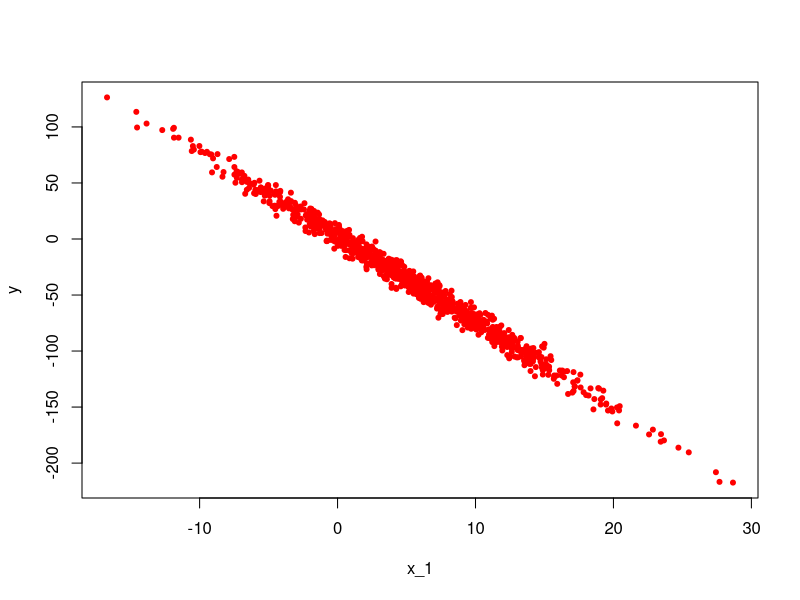
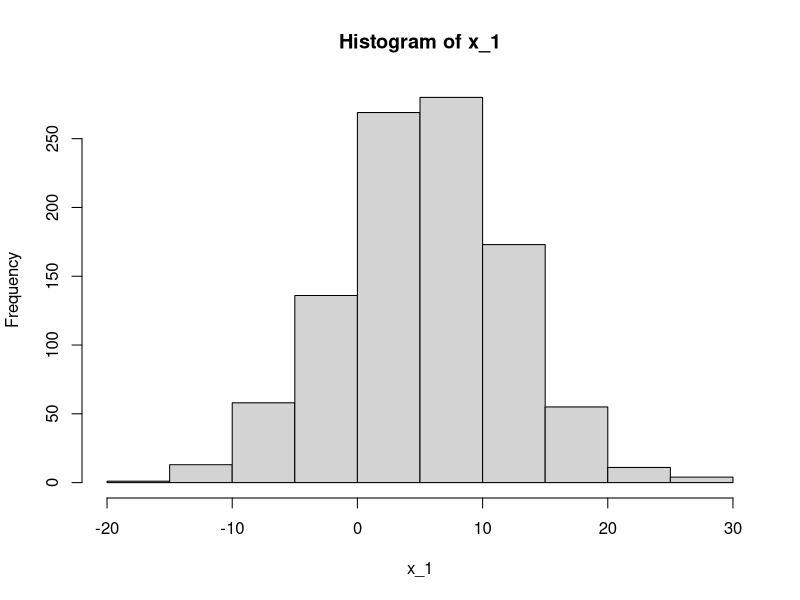
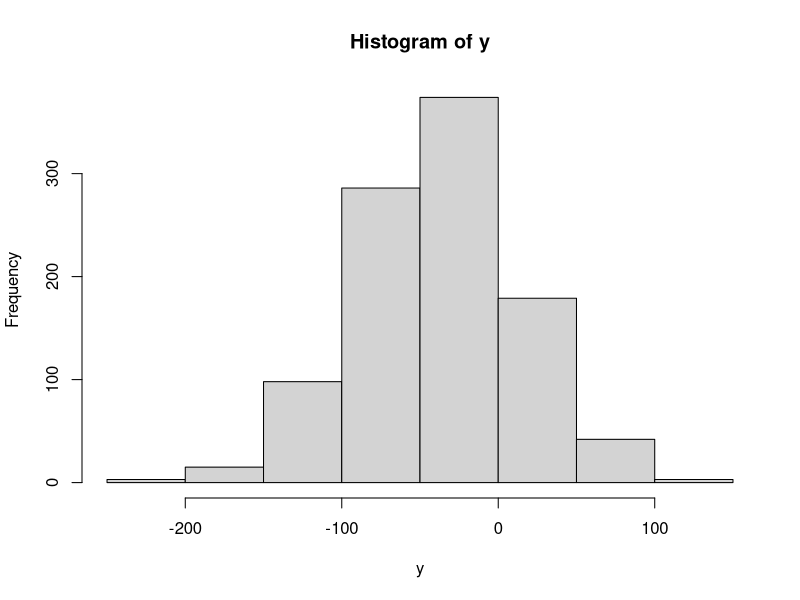
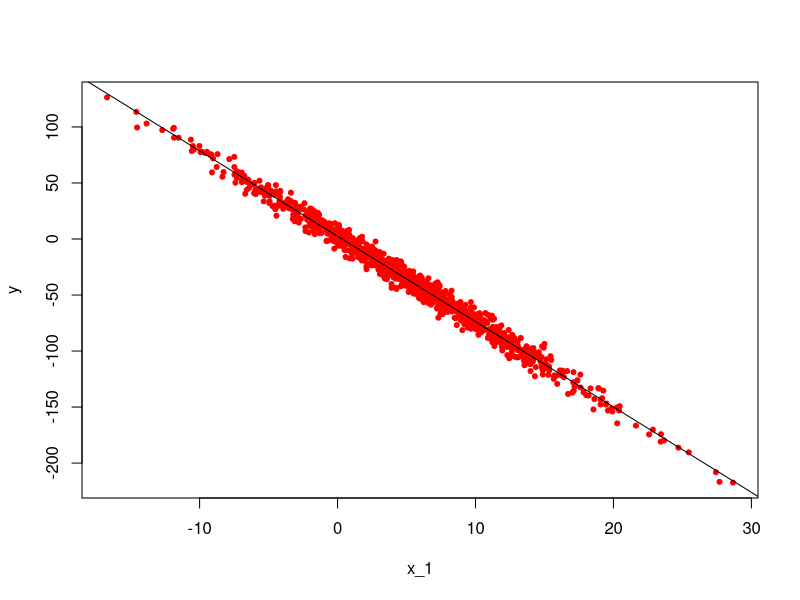
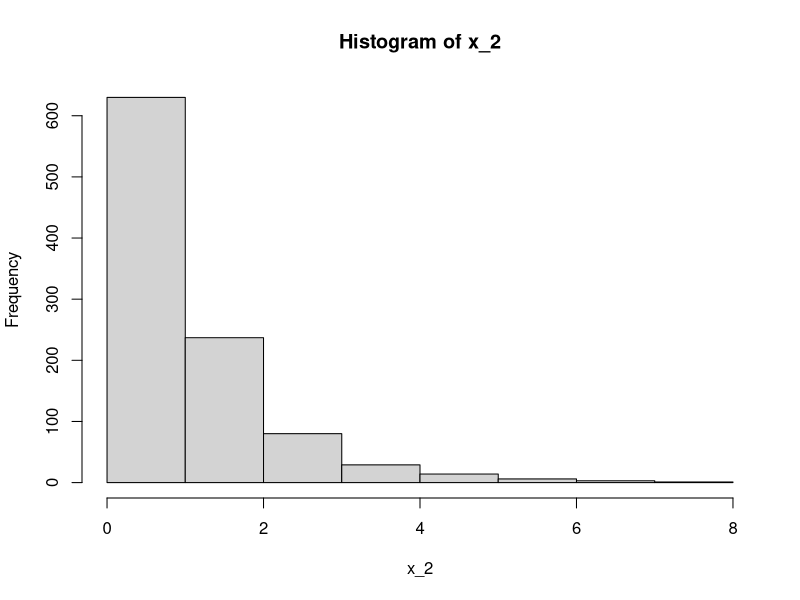
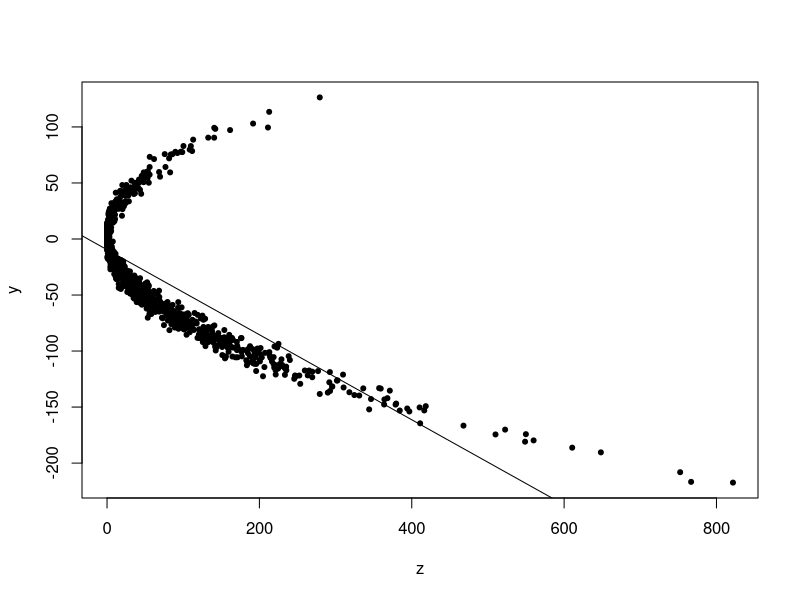
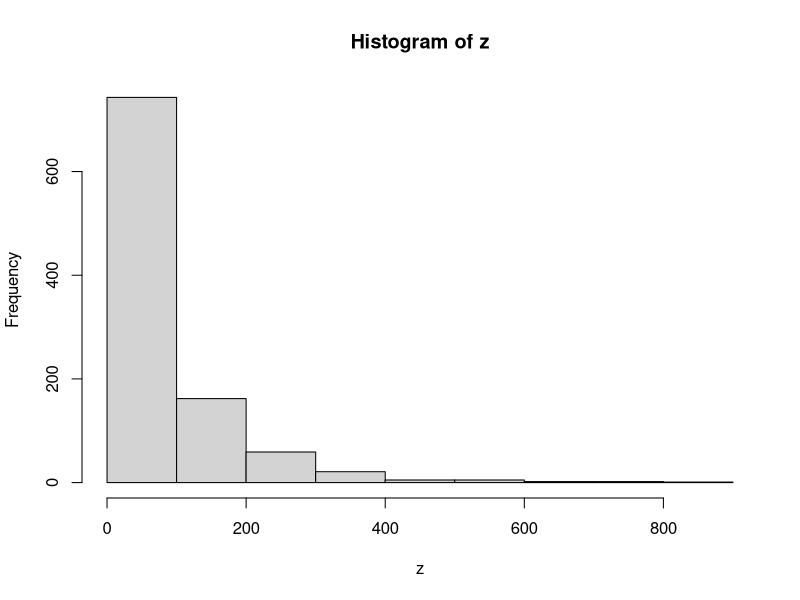

Write R code to recreate these figures, in order.
## ---- chunk 1
knitr::opts_chunk$set(echo = FALSE)
## ---- chunk 2
true_beta_0 <- 2.2
true_beta_1 <- -7.6
## ---- chunk 3
x_1 <- rnorm(1000,5,7)
true_error <- rnorm(1000,0,6)
y<- true_beta_0 + true_beta_1*x_1 +true_error
plot(x_1,y, pch=20, col="red")

## ---- chunk 4
hist(x_1)
## ---- chunk 5
hist(y)
## ---- chunk 6
xreg_1<- lm(y ~ x_1)
plot(x_1,y, pch=20, col="red")
abline(xreg_1)

## ---- chunk 7
cor(x_1,y)
summary(xreg_1)
## ---- chunk 8
true_beta_2 <- 5.6
## ---- chunk 9
x_2 <- rgamma(1000,1)
y_2<-true_beta_0 +true_beta_1*x_1+ true_beta_2*x_2 + true_error
xreg_both <- lm (y_2 ~ x_1 +x_2)
summary(xreg_both)
## ---- chunk 10
hist(x_2)
## ---- chunk 11
z <- x_1*x_1
zreg <- lm( y~ z)
plot(z,y, pch=20)
abline(zreg)
## ---- chunk 12
hist(z)
